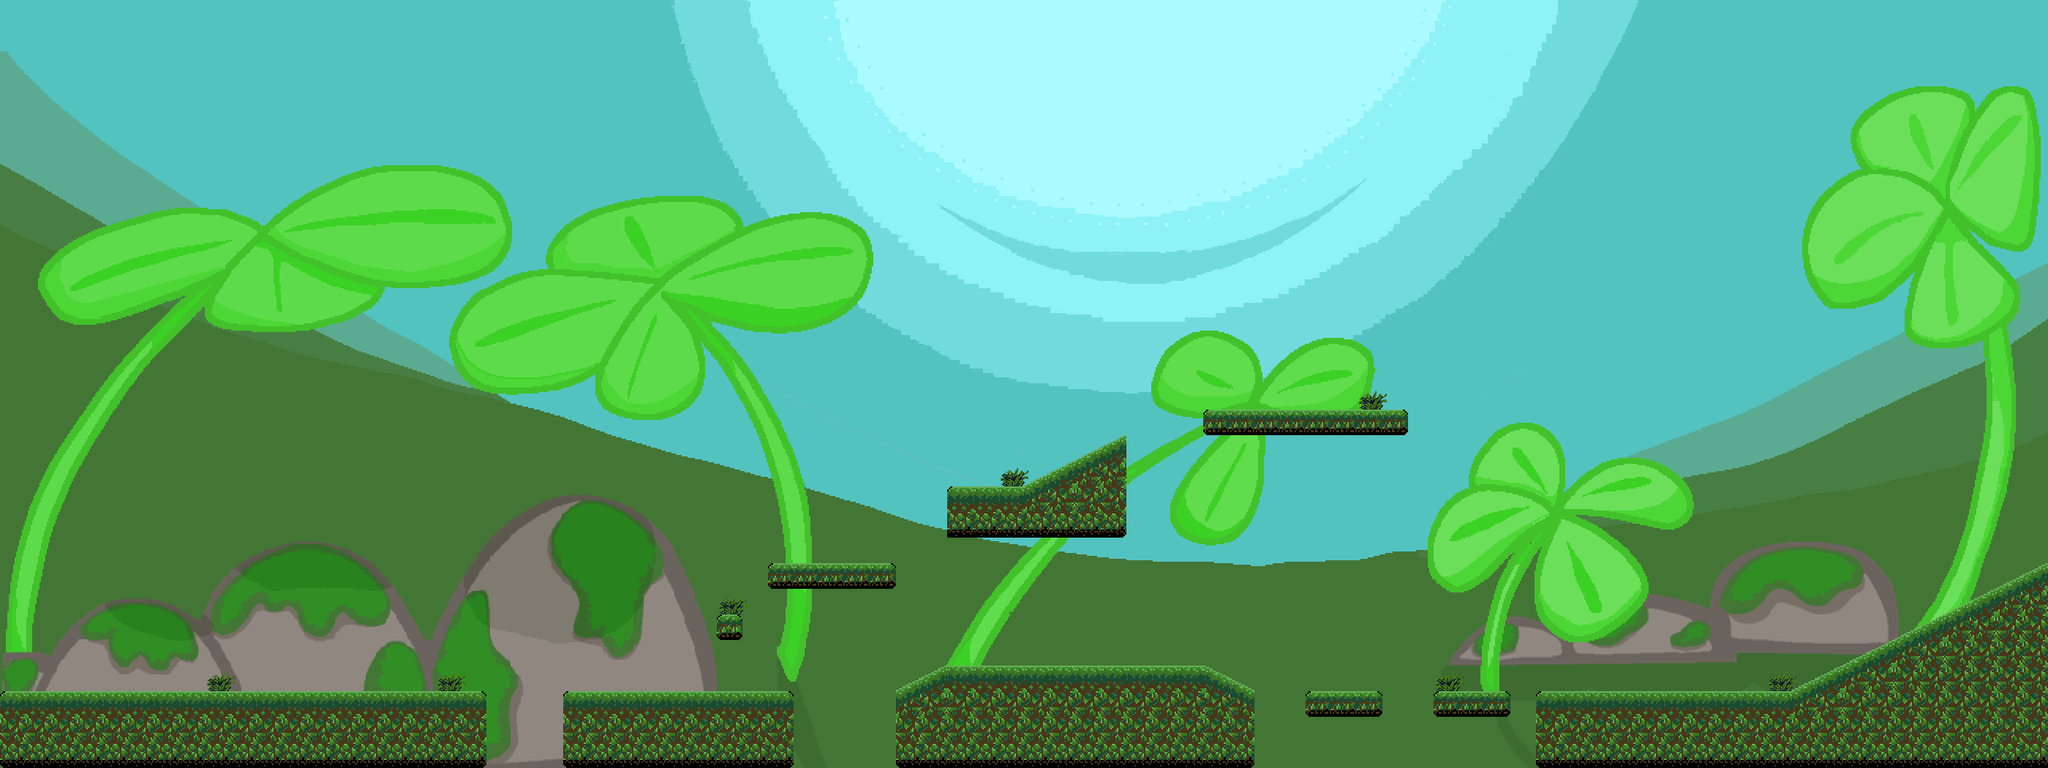

This game map was drawn from its Tiled (.tmx) file and the tilesets committed beside it. A one-line description and the trimmed map source follow:
An orthogonal 80x30 tile map with 35x35 px tiles, 2 tile layers (Tiles, Weed), 2 tilesets, 1 image layer and 23 objects (5x LausEntity, mainPlayer, me.Trigger, TextTrigger, PointEntity, ...).

<map version="1.10" tiledversion="1.10.1" orientation="orthogonal" renderorder="right-down" width="80" height="30" tilewidth="35" tileheight="35" infinite="0" nextlayerid="10" nextobjectid="41">
 <tileset firstgid="1" source="LeafTile.tsx" />
 <tileset firstgid="65" source="Plant.tsx" />
 <imagelayer id="2" name="Backi">
  <image source="../img/BlattWeltBackground-1.png" width="2800" height="1050" />
 </imagelayer>
 <layer id="1" name="Tiles" width="80" height="30">
  <data>[2400 cells, 316 non-empty, 31 distinct tile ids]</data>
 </layer>
 <layer id="7" name="Weed" width="80" height="30">
  <data>[2400 cells, 7 non-empty, 1 distinct tile ids]</data>
 </layer>
 <objectgroup color="#00ff00" id="3" name="Player">
  <object id="2" name="mainPlayer" x="104.667" y="873.333" width="70" height="70.6667" />
  <object id="4" name="me.Trigger" x="2799.33" y="666">
   <properties>
    <property name="to" value="BlattWelt-2" />
   </properties>
   <polygon points="0,0 0.666667,104 -67.3333,137.333 -69.3333,-0.666667" />
  </object>
 </objectgroup>
 <objectgroup color="#0000ff" id="8" name="TextTrigger">
  <object id="34" name="TextTrigger" x="265.333" y="74.6667" width="97.33" height="872.67" />
 </objectgroup>
 <objectgroup color="#ffff00" id="4" name="Point">
  <object id="5" name="PointEntity" x="1890.67" y="526" width="30.6667" height="33.3333" />
 </objectgroup>
 <objectgroup color="#ff0000" id="5" name="Laus">
  <object id="7" name="LausEntity" x="1669.33" y="531.667" width="198" height="29">
   <properties>
    <property name="frameheight" value="29" />
    <property name="framewidth" value="43" />
   </properties>
  </object>
  <object id="8" name="LausEntity" x="1084" y="740.667" width="124" height="29">
   <properties>
    <property name="frameheight" value="29" />
    <property name="framewidth" value="43" />
   </properties>
  </object>
  <object id="15" name="LausEntity" x="1330.67" y="880.333" width="312.667" height="29">
   <properties>
    <property name="frameheight" value="29" />
    <property name="framewidth" value="43" />
   </properties>
  </object>
  <object id="16" name="LausEntity" x="2134.67" y="915" width="312.667" height="29">
   <properties>
    <property name="frameheight" value="29" />
    <property name="framewidth" value="43" />
   </properties>
  </object>
  <object id="17" name="LausEntity" x="420.667" y="915.667" width="209.333" height="29">
   <properties>
    <property name="frameheight" value="29" />
    <property name="framewidth" value="43" />
   </properties>
  </object>
 </objectgroup>
 <objectgroup id="6" name="Collision">
  <object id="18" x="0.5" y="945.5" width="663.5" height="104" />
  <object id="19" x="770.5" y="944.5" width="314" height="105.5" />
  <object id="20" x="980.5" y="840.5" width="34" height="35" />
  <object id="21" x="1050" y="770" width="174.5" height="35" />
  <object id="22" x="1296.5" y="665" width="243" height="69.5" />
  <object id="23" x="1645.5" y="561" width="280" height="33.5" />
  <object id="25" x="1784.67" y="944.833" width="104.667" height="35.5" />
  <object id="26" x="1960.33" y="945" width="104.333" height="34.3333" />
  <object id="27" x="2099.5" y="945" width="700.5" height="105" />
  <object id="28" x="1225" y="943.5" width="489.5" height="105.5" />
  <object id="29" x="1540" y="595">
   <polygon points="0,0 -1,70 -140.5,70" />
  </object>
  <object id="30" x="1226" y="943">
   <polygon points="0,0 67.5,-33.5 419,-33.5 488,0.5" />
  </object>
  <object id="31" x="2450" y="944.5">
   <polygon points="0,0 350,0.5 349.5,-174" />
  </object>
 </objectgroup>
 <objectgroup color="#ff00ff" id="9" name="life" class="ExtraLife">
  <object id="38" name="ExtraLife" x="2585.49" y="760.171" width="77.3826" height="75.1067" />
 </objectgroup>
</map>
